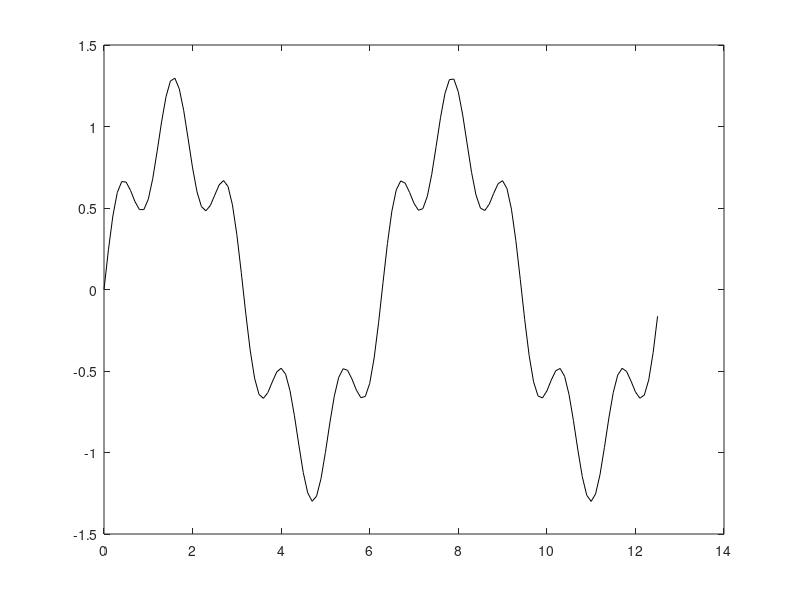

MATLAB code to generate this figure:
x=0:0.1:4*pi;       %radvektor x av x-värden mellan o och 4pi
%får värdena 0, 0.1, 0.2, 0.3... så nära 4pi som möjligt
f=sin(x)+0.3*sin(5*x);   
%ritar grafen
plot(x,f,'black')
